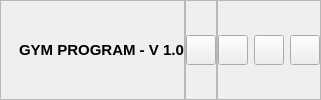
        <widget class="QWidget" name="headerContainer" native="true">
         <layout class="QHBoxLayout" name="horizontalLayout_5">
          <property name="spacing">
           <number>0</number>
          </property>
          <property name="leftMargin">
           <number>0</number>
          </property>
          <property name="topMargin">
           <number>0</number>
          </property>
          <property name="rightMargin">
           <number>0</number>
          </property>
          <property name="bottomMargin">
           <number>0</number>
          </property>
          <item alignment="Qt::AlignLeft">
           <widget class="QFrame" name="frame_5">
            <property name="frameShape">
             <enum>QFrame::StyledPanel</enum>
            </property>
            <property name="frameShadow">
             <enum>QFrame::Raised</enum>
            </property>
            <layout class="QHBoxLayout" name="horizontalLayout_7">
             <property name="spacing">
              <number>6</number>
             </property>
             <property name="leftMargin">
              <number>5</number>
             </property>
             <property name="topMargin">
              <number>0</number>
             </property>
             <property name="rightMargin">
              <number>0</number>
             </property>
             <property name="bottomMargin">
              <number>0</number>
             </property>
             <item>
              <widget class="QLabel" name="label_5">
               <property name="maximumSize">
                <size>
                 <width>30</width>
                 <height>30</height>
                </size>
               </property>
               <property name="text">
                <string/>
               </property>
               <property name="pixmap">
                <pixmap>../icons/dumbbell_white.png</pixmap>
               </property>
               <property name="scaledContents">
                <bool>true</bool>
               </property>
              </widget>
             </item>
             <item>
              <widget class="QLabel" name="label_6">
               <property name="font">
                <font>
                 <pointsize>11</pointsize>
                 <bold>true</bold>
                </font>
               </property>
               <property name="text">
                <string>GYM PROGRAM - V 1.0</string>
               </property>
              </widget>
             </item>
            </layout>
           </widget>
          </item>
          <item alignment="Qt::AlignHCenter">
           <widget class="QFrame" name="frame_6">
            <property name="frameShape">
             <enum>QFrame::StyledPanel</enum>
            </property>
            <property name="frameShadow">
             <enum>QFrame::Raised</enum>
            </property>
            <layout class="QHBoxLayout" name="horizontalLayout_6">
             <property name="leftMargin">
              <number>0</number>
             </property>
             <property name="topMargin">
              <number>0</number>
             </property>
             <property name="rightMargin">
              <number>0</number>
             </property>
             <property name="bottomMargin">
              <number>0</number>
             </property>
             <item>
              <widget class="QPushButton" name="moreBtn">
               <property name="minimumSize">
                <size>
                 <width>30</width>
                 <height>30</height>
                </size>
               </property>
               <property name="maximumSize">
                <size>
                 <width>30</width>
                 <height>30</height>
                </size>
               </property>
               <property name="cursor">
                <cursorShape>PointingHandCursor</cursorShape>
               </property>
               <property name="toolTip">
                <string>More</string>
               </property>
               <property name="text">
                <string/>
               </property>
               <property name="icon">
                <iconset>
                 <normaloff>../icons/more-horizontal.svg</normaloff>../icons/more-horizontal.svg</iconset>
               </property>
               <property name="iconSize">
                <size>
                 <width>24</width>
                 <height>24</height>
                </size>
               </property>
              </widget>
             </item>
            </layout>
           </widget>
          </item>
          <item alignment="Qt::AlignRight">
           <widget class="QFrame" name="frame_7">
            <property name="frameShape">
             <enum>QFrame::StyledPanel</enum>
            </property>
            <property name="frameShadow">
             <enum>QFrame::Raised</enum>
            </property>
            <layout class="QHBoxLayout" name="horizontalLayout_4">
             <property name="leftMargin">
              <number>0</number>
             </property>
             <property name="topMargin">
              <number>0</number>
             </property>
             <property name="rightMargin">
              <number>0</number>
             </property>
             <property name="bottomMargin">
              <number>0</number>
             </property>
             <item>
              <widget class="QPushButton" name="minimizeBtn">
               <property name="minimumSize">
                <size>
                 <width>30</width>
                 <height>30</height>
                </size>
               </property>
               <property name="maximumSize">
                <size>
                 <width>30</width>
                 <height>30</height>
                </size>
               </property>
               <property name="cursor">
                <cursorShape>PointingHandCursor</cursorShape>
               </property>
               <property name="toolTip">
                <string>Minimize Window</string>
               </property>
               <property name="text">
                <string/>
               </property>
               <property name="icon">
                <iconset>
                 <normaloff>../icons/minus.svg</normaloff>../icons/minus.svg</iconset>
               </property>
               <property name="iconSize">
                <size>
                 <width>24</width>
                 <height>24</height>
                </size>
               </property>
              </widget>
             </item>
             <item>
              <widget class="QPushButton" name="restoreBtn">
               <property name="minimumSize">
                <size>
                 <width>30</width>
                 <height>30</height>
                </size>
               </property>
               <property name="maximumSize">
                <size>
                 <width>30</width>
                 <height>30</height>
                </size>
               </property>
               <property name="cursor">
                <cursorShape>PointingHandCursor</cursorShape>
               </property>
               <property name="toolTip">
                <string>Restore Window</string>
               </property>
               <property name="text">
                <string/>
               </property>
               <property name="icon">
                <iconset>
                 <normaloff>../icons/square.svg</normaloff>../icons/square.svg</iconset>
               </property>
               <property name="iconSize">
                <size>
                 <width>24</width>
                 <height>40</height>
                </size>
               </property>
              </widget>
             </item>
             <item>
              <widget class="QPushButton" name="closeBtn">
               <property name="minimumSize">
                <size>
                 <width>30</width>
                 <height>30</height>
                </size>
               </property>
               <property name="maximumSize">
                <size>
                 <width>30</width>
                 <height>30</height>
                </size>
               </property>
               <property name="cursor">
                <cursorShape>PointingHandCursor</cursorShape>
               </property>
               <property name="toolTip">
                <string>Close Window</string>
               </property>
               <property name="text">
                <string/>
               </property>
               <property name="icon">
                <iconset>
                 <normaloff>../icons/x.svg</normaloff>../icons/x.svg</iconset>
               </property>
               <property name="iconSize">
                <size>
                 <width>24</width>
                 <height>24</height>
                </size>
               </property>
              </widget>
             </item>
            </layout>
           </widget>
          </item>
         </layout>
        </widget>
